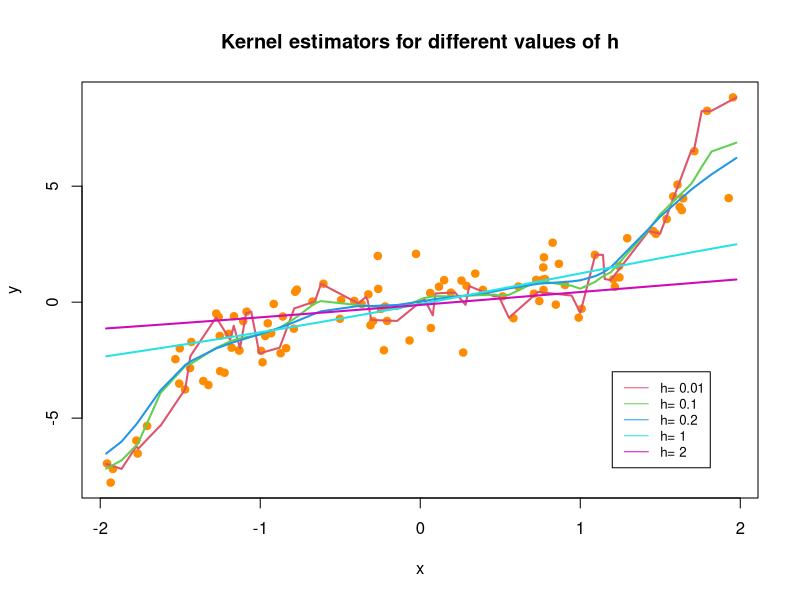
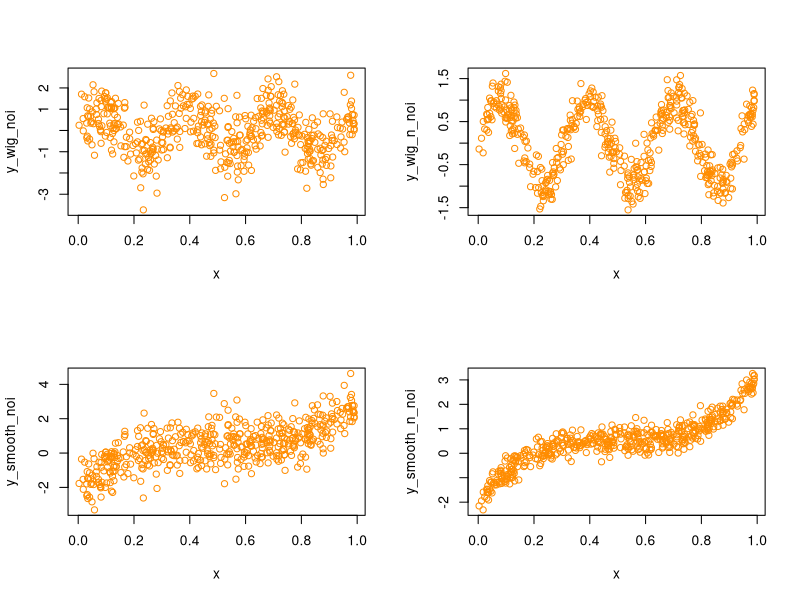
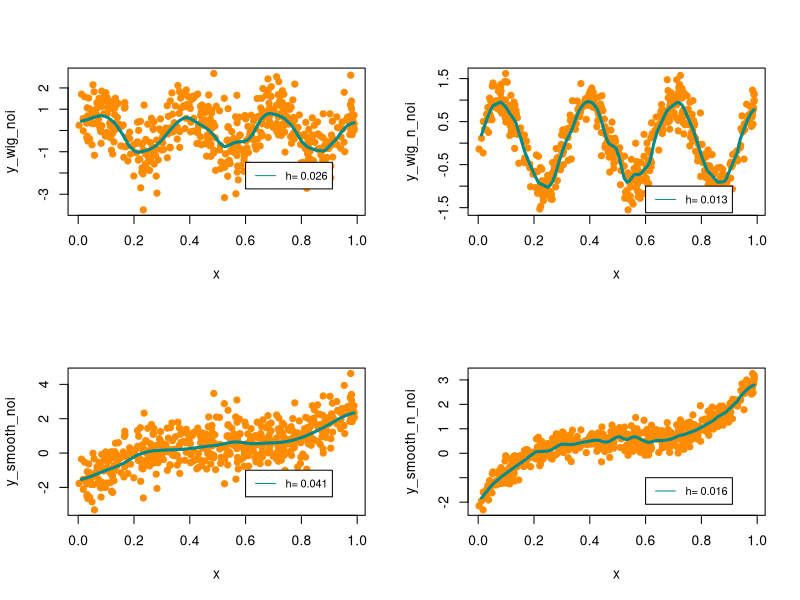

These figures' R source, in order:
## ---- chunk 1

compute_kernel <- function(d,h){
  ##Input: d- distance (scalar), h-bandwith (scalar)
  ##Output: kernel value (scalar)
  return(1/h*dnorm(d/h,mean=0,sd=1))
}

get_weight <- function(x_vec,new_x,ker_func,h){
  ##Input: x_vec- observation (vector), new_x - new x value (scalar), ker_func - function to compute kernel(function), h-bandwidth(scalar)
  ##Output: return weights (vector) 
  dist_x <- x_vec-new_x
  return(ker_func(dist_x,h))
}
## ---- chunk 2
##Generate observations x and y
##Add white noise to the true function
n <- 100
x <- runif(n,-2,2)
y <- x^3 + rnorm(n,0,1) 
## ---- chunk 3
h_vec <- c(0.01,0.1,0.2,1,2)
B <- n/2
x_star <- runif(B,-2,2)
## ---- chunk 4
get_y_pred<- function(x,x_star,y,h){
  ##Input: x- observations (vector), x_star - new observations (vector), y-observations (vector), h - bandwidth (scalar)
  ##Output: y_pred - predictions of y valued (vector)
  W <- matrix(NA,nrow=length(x),ncol=length(x_star))
  for(i in 1:length(x_star)){
    W[,i]<-get_weight(x,x_star[i],compute_kernel,h)
  }
  
  normalize <- function(x){
    return(x/sum(x))
  }
  W_n <- apply(W,2,normalize)
  y_pred <- rep(NA,length(x_star))
  for(i in 1:length(x_star)){
    y_pred[i] <-sum(W_n[,i]*y)
  }
  return(y_pred)
}
## ---- chunk 5
##Create a matrix to store predictions for each value of h
Y_P <- matrix(NA,nrow=B,ncol=length(h_vec))
for(j in 1:length(h_vec)){
  Y_P[,j]<-get_y_pred(x,x_star,y,h_vec[j])
}
## ---- chunk 6
plot(x,y,main="Kernel estimators for different values of h", col="darkorange", pch=19)
col_vec <- 1:length(h_vec)+1
for(k in 1:length(h_vec)){
  x_idx <- order(x_star)
  lines(x_star[x_idx],Y_P[,k][x_idx],col=col_vec[k],lwd=2)
}
legend(1.2,-3, legend=paste("h=",h_vec),
       col=col_vec, lty=1, cex=0.8)
## ---- chunk 7
df <- cbind(x,y)

train_idx <- sample(1:n,0.8*n)
train <-  df[train_idx,]
test <- df[-train_idx,]
h <- 0.01

## ---- chunk 8
get_y_pred<- function(x_train,x_star,y_train,h){
  ##Input: take vectors x and y from training data and (x_star) from testing data
  ##Return: Predicted values of new y
  W <- matrix(NA,nrow=length(x_train),ncol=length(x_star))
  for(i in 1:length(x_star)){
    W[,i]<-get_weight(x_train,x_star[i],compute_kernel,h)
  }
  
  normalize <- function(x){
    return(x/sum(x))
  }
  W_n <- apply(W,2,normalize)
  y_pred <- rep(NA,length(x_star))
  for(i in 1:length(x_star)){
    y_pred[i] <-sum(W_n[,i]*y_train)
  }
  return(y_pred)
}
get_sse <- function(y_pred,y_star){
  ##Input - y_pred- predicted values of y (vector), y_star - new values of y (vector)
  ##Output: sum of square error
  return(sum((y_star-y_pred)^2))
}
get_err <- function(y_star,y_pred){
  return(y_star-y_pred)
}

get_pred_err <- function(x_train,x_star,y_train,y_star,h){
  ##Input: take vectors x and y from training data and (x_star) from testing data
  ##Return: Predicted values of new y and errors in a matrix where the first column is the   error and the second column is the predicted value
  y_pred <-get_y_pred(x_train,x_star,y_train,h)
  sse <- get_sse(y_pred,y_star)
  err_pred <- cbind(y_star-y_pred,y_pred)
  return(err_pred)
}
## ---- chunk 9
n <- 500
train_idx <- sample(1:n,size=0.7*n)
test_idx <- seq(1:n)[-train_idx]
x <- runif(n,0,1)
not_noisy <- rnorm(n,0,0.3)
noisy <- rnorm(n,0,0.8)
y_wig_noi <- sin(20*x)+noisy 
y_wig_n_noi <- sin(20*x)+not_noisy 
y_smooth_noi <- 20*(x-0.5)^3+0.5 + noisy
y_smooth_n_noi <- 20*(x-0.5)^3+0.5 + not_noisy
par(mfrow=c(2,2))
plot(x,y_wig_noi,col="darkorange")
plot(x,y_wig_n_noi,col="darkorange")
plot(x,y_smooth_noi,col="darkorange")
plot(x,y_smooth_n_noi,col="darkorange")
## ---- chunk 10
h_vec <- seq(0.01,0.1,0.001)
x_train <- x[train_idx]
x_test <- x[test_idx]
y_pred_w_noi <- get_y_pred(x_train,x_test,y_wig_noi[train_idx],0.01)
y_pred_w_n_noi <- get_y_pred(x_train,x_test,y_wig_n_noi[train_idx],0.01)
y_pred_s_noi <- get_y_pred(x_train,x_test,y_smooth_noi[train_idx],0.01)
y_pred_s_n_noi <- get_y_pred(x_train,x_test,y_smooth_n_noi[train_idx],0.01)

get_test_err <- function(x_train,x_test,y_train,y_test, h_vec){
  err_vec <- rep(NA,length(h_vec))
  for(i in 1:length(h_vec)){
  y_pred <- get_y_pred(x_train,x_test,y_train,h_vec[i])
  err_vec[i] <- get_sse(y_pred,y_test)
  }
  return(err_vec)
}
t_err_w_noi <-get_test_err(x_train,x_test,y_wig_noi[train_idx],y_wig_noi[test_idx],h_vec)
t_err_w_n_noi <-get_test_err(x_train,x_test,y_wig_n_noi[train_idx],y_wig_n_noi[test_idx],h_vec)
t_err_s_noi <-get_test_err(x_train,x_test,y_smooth_noi[train_idx],y_smooth_noi[test_idx],h_vec)
t_err_s_n_noi<-get_test_err(x_train,x_test,y_smooth_n_noi[train_idx],y_smooth_n_noi[test_idx],h_vec)

best_h_w_noi <- which.min(t_err_w_noi)
best_h_w_n_noi <- which.min(t_err_w_n_noi)
best_h_s_noi <- which.min(t_err_s_noi)
best_h_s_n_noi <- which.min(t_err_s_n_noi)

y_pred_w_noi <- get_y_pred(x_train,x_test,y_wig_noi[train_idx],h_vec[best_h_w_noi])
y_pred_w_n_noi <- get_y_pred(x_train,x_test,y_wig_n_noi[train_idx],h_vec[best_h_w_n_noi])
y_pred_s_noi <- get_y_pred(x_train,x_test,y_smooth_noi[train_idx],h_vec[best_h_s_noi])
y_pred_s_n_noi <- get_y_pred(x_train,x_test,y_smooth_n_noi[train_idx],h_vec[best_h_s_n_noi])



## ---- chunk 11
x_idx <- order(x_test)
par(mfrow=c(2,2))
plot(x,y_wig_noi,col="darkorange",pch=19)
lines(x_test[x_idx],y_pred_w_noi[x_idx],col="cyan4",lwd=3)
legend(0.6,-1.5, legend=paste("h=",h_vec[best_h_w_noi]),
       col="cyan4", lty=1, cex=0.8)
plot(x,y_wig_n_noi,col="darkorange",pch=19)
lines(x_test[x_idx],y_pred_w_n_noi[x_idx],col="cyan4",lwd=3)
legend(0.6,-1, legend=paste("h=",h_vec[best_h_w_n_noi]),
       col="cyan4", lty=1, cex=0.8)
plot(x,y_smooth_noi,col="darkorange",pch=19)
lines(x_test[x_idx],y_pred_s_noi[x_idx],col="cyan4",lwd=3)
legend(0.6,-1, legend=paste("h=",h_vec[best_h_s_noi]),
       col="cyan4", lty=1, cex=0.8)
plot(x,y_smooth_n_noi,col="darkorange",pch=19)
lines(x_test[x_idx],y_pred_s_n_noi[x_idx],col="cyan4",lwd=3)
legend(0.6,-1, legend=paste("h=",h_vec[best_h_s_n_noi]),
       col="cyan4", lty=1, cex=0.8)
